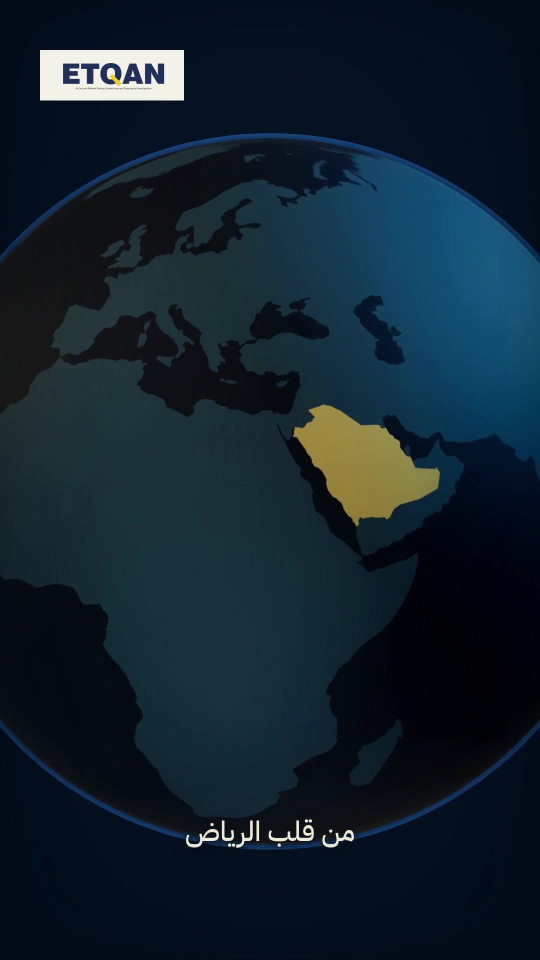
#> input picture projects/etqan-materials-cinematic-60s/renders/branded/qa-frames/frame-0045.jpg, 1080 x 1920 px (shown at 1/2 size); its folder holds 4 pictures in this run
$ python export_review_branded.py
#> lines starting #> are read from the running program, lines starting #| are printed output that depends on the picture
"""Review frames come from the final MP4, never from concept illustrations."""
import subprocess,pathlib
from PIL import Image,ImageDraw,ImageFont
root=pathlib.Path(__file__).resolve().parents[1]
out=root/'renders/branded/qa-frames';out.mkdir(exist_ok=True)
frames=[45,195,345,495,675,825,1020,1155,1350,1500,1635,1760]
transitions=[97,277,427,577,757,907,1057,1237,1387,1537,1717]
selected=sorted(frames+transitions)
filt='select='+ '+'.join(f'eq(n\\,{f})' for f in selected)
subprocess.run(['ffmpeg','-v','error','-i',str(root/'renders/etqan-materials-cinematic-60s-branded.mp4'),'-vf',filt,'-vsync','0','-q:v','2','-y',str(out/'selected-%02d.jpg')],check=True)
#> (this line was passed over: subprocess is not available in this run)
for i,f in enumerate(selected,1):(out/f'selected-{i:02d}.jpg').replace(out/f'frame-{f:04d}.jpg')
s=Image.new('RGB',(1080,1536),'#071426');draw=ImageDraw.Draw(s);font=ImageFont.truetype('/usr/share/fonts/truetype/dejavu/DejaVuSans.ttf',17)
#> after `s = Image.new('RGB', (1080, 1536), '#071426')`:
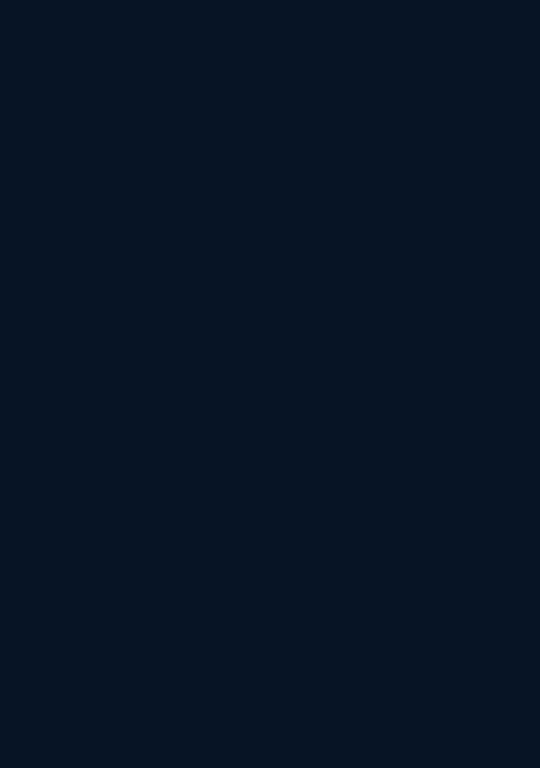
#> s: PIL image 1080x1536 RGB (shown at 1/2 size); mean R, G, B 7, 20, 38
names=['Riyadh','Soil formation','Field density','Resistivity','Compression','Ultrasonic UPV','Concrete core','Asphalt formation','Marshall','Binder study','Materials together','ETQAN closing']
for i,(f,name) in enumerate(zip(frames,names)):
 x=(i%4)*270;y=(i//4)*512;s.paste(Image.open(out/f'frame-{f:04d}.jpg').resize((270,480),Image.Resampling.LANCZOS),(x,y));draw.text((x+9,y+487),f'{f/30:.1f}s - {name}',font=font,fill='#e8e6da')
#> after `s.paste(Image.open(out / f'frame-{f:04d}.jpg').resize((270, 480), Imag`:
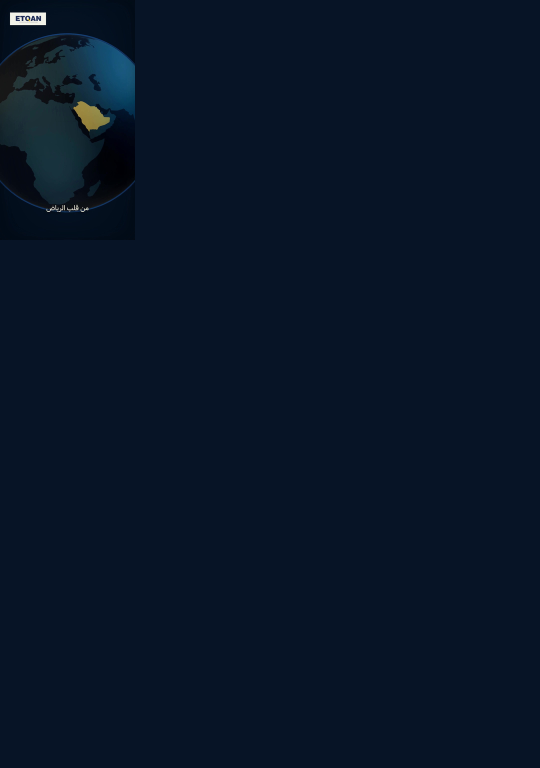
#> s: PIL image 1080x1536 RGB (shown at 1/2 size); mean R, G, B 7.8, 21, 38.5
#> pass 2 of the loop `for i,(f,name) in enumerate(zip(frames,names)):`:
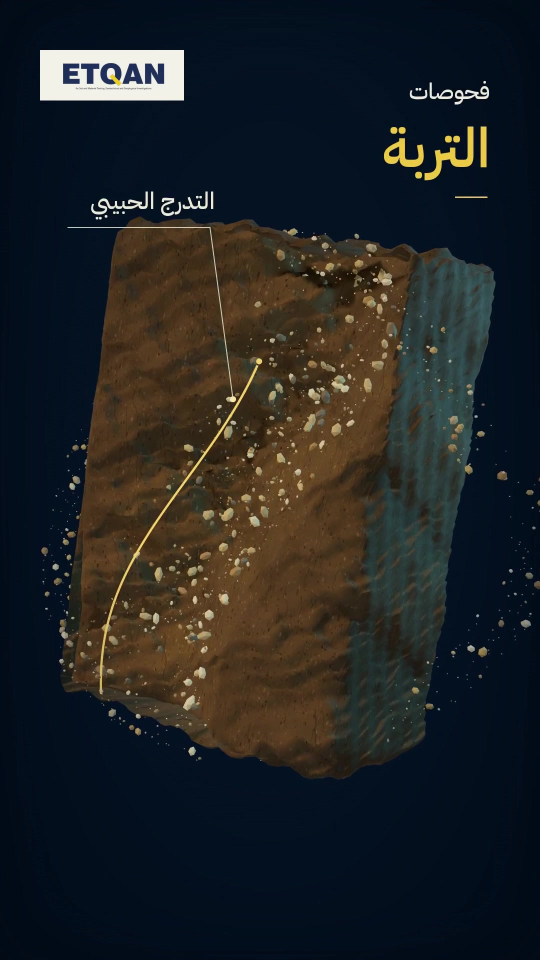
#> input picture projects/etqan-materials-cinematic-60s/renders/branded/qa-frames/frame-0195.jpg, 1080 x 1920 px (shown at 1/2 size)
#> `s.paste(Image.open(out / f'frame-{f:04d}.jpg').resize((270, 480), Imag`:
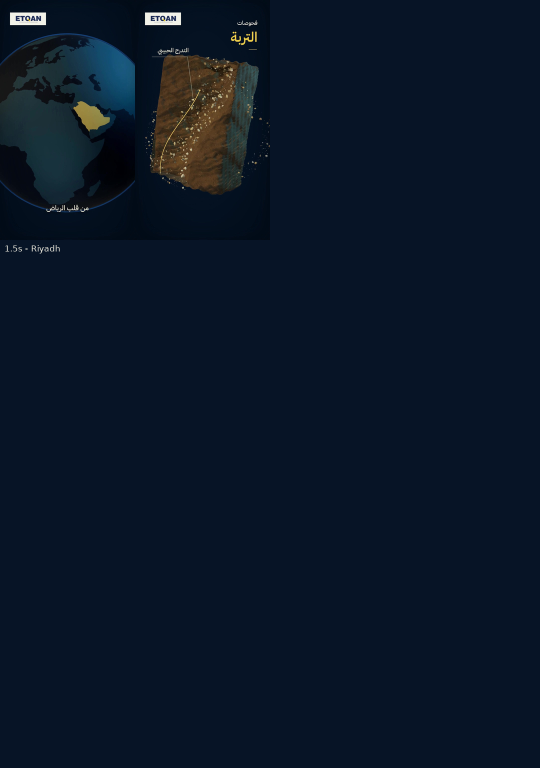
#> s: PIL image 1080x1536 RGB (shown at 1/2 size); mean R, G, B 9.8, 22.2, 38.4
#> pass 3 of the loop `for i,(f,name) in enumerate(zip(frames,names)):`:
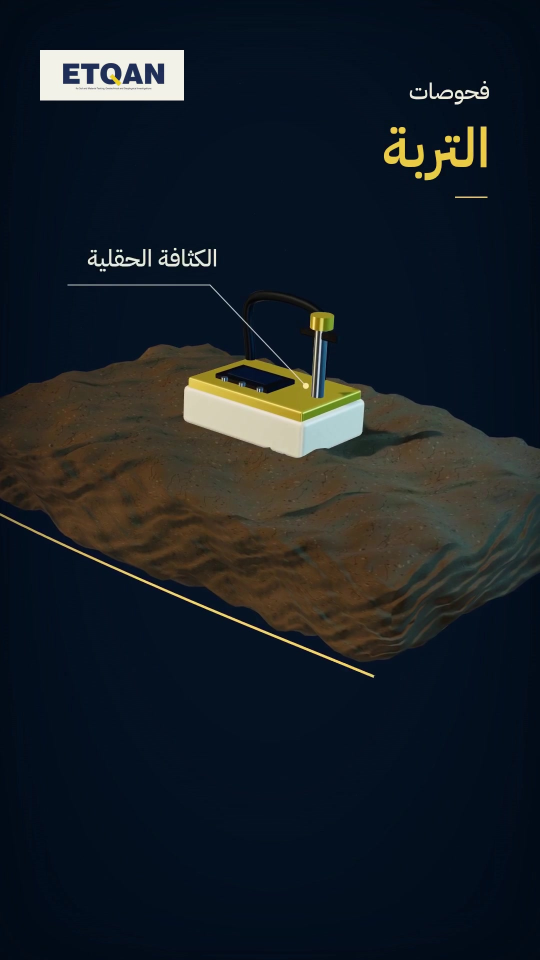
#> input picture projects/etqan-materials-cinematic-60s/renders/branded/qa-frames/frame-0345.jpg, 1080 x 1920 px (shown at 1/2 size)
#> `s.paste(Image.open(out / f'frame-{f:04d}.jpg').resize((270, 480), Imag`:
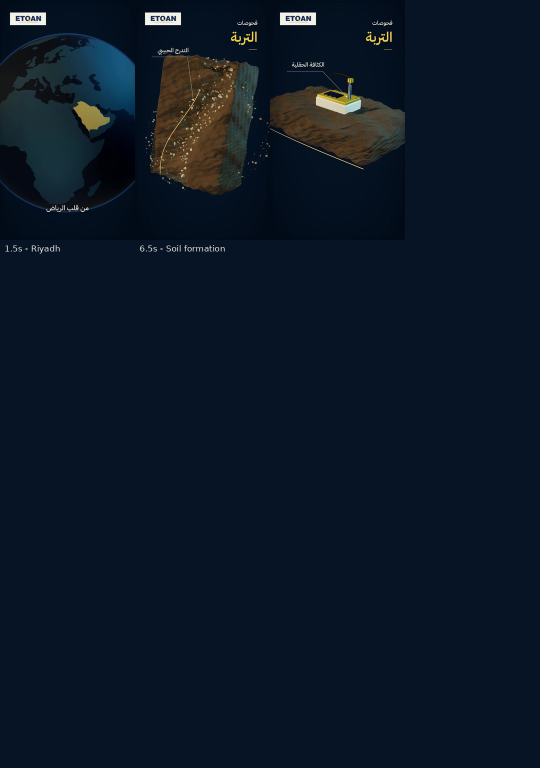
#> s: PIL image 1080x1536 RGB (shown at 1/2 size); mean R, G, B 11.3, 23.2, 38.5
#> (the run stopped early here; a loop or call above may not have finished)
